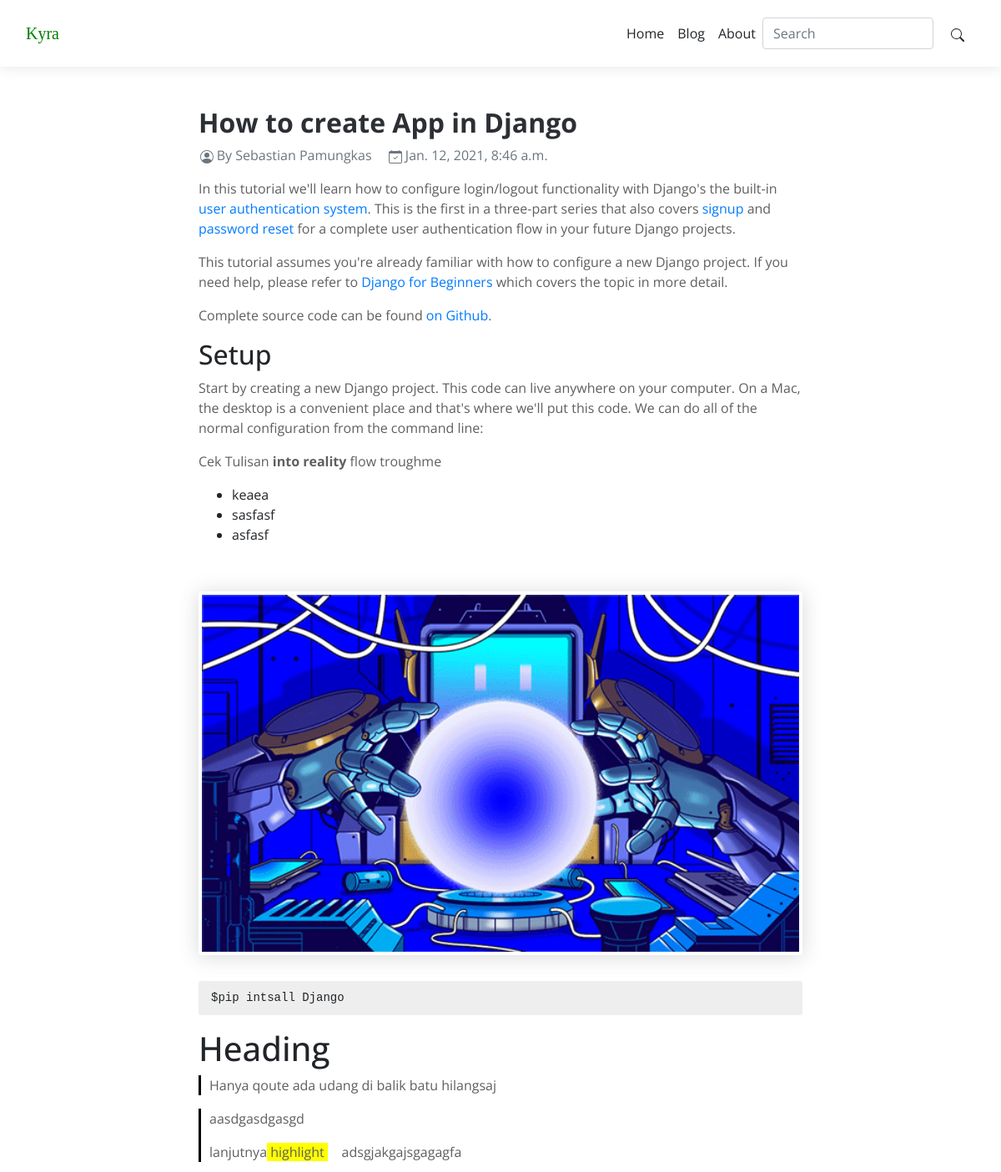
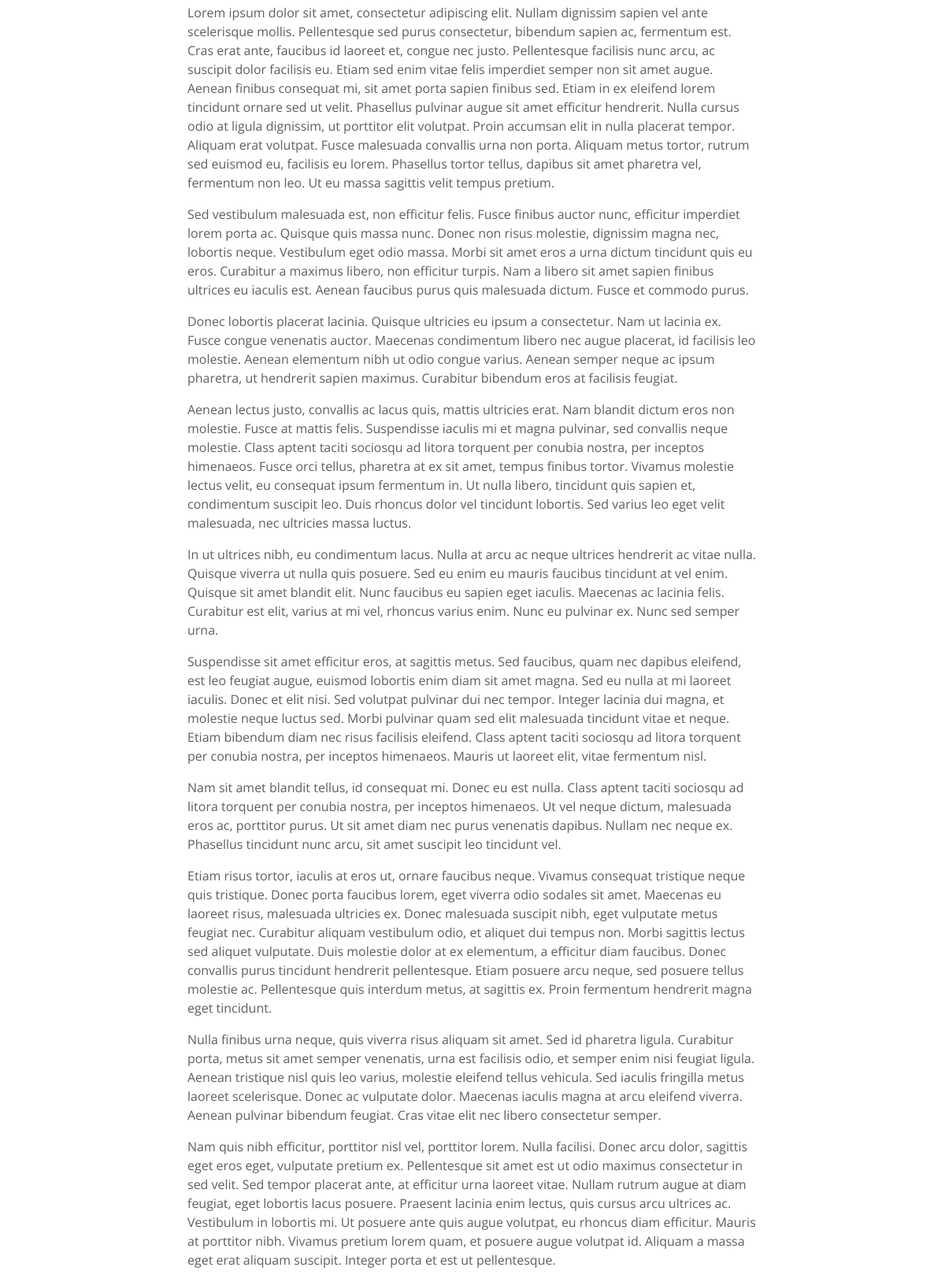
/blog/how-to-create-app-in-django/, run on the app's committed database (2 pictures, top to bottom).
### blog/models.py (models this page shows, shortened)
class Article(models.Model):
    author = models.CharField(max_length=90)
    title = models.CharField(max_length=255)
    snippet = models.CharField(max_length=100,blank=True)
    thumbnail = models.ImageField(upload_to='article/thumbnail',blank=True)
    slug = models.SlugField(allow_unicode=True,unique=True)
    text = SummernoteTextField()
    created_at = models.DateTimeField(auto_now=True)
    published_date = models.DateTimeField(blank=True,null=True)

### blog/views.py (the view)
# urls.py: path('<slug>/',views.ArticleDetailView.as_view(),name='detail'),
class ArticleDetailView(generic.DetailView):
    model = Article

### blog/templates/blog/article_detail.html (shortened to what this page needs)
{% extends 'base.html' %}
{% load bootstrap4 %}
{% block content %}
<div class="container mt-5 detail-article">
<h1 class="title-article">{{article.title}}</h1>
<ul class="post-meta">
<li class="text-secondary">
By {{article.author}}
</li>
<li class="text-secondary ml-3">
{{article.published_date}}
</li>
</ul>
{{article.text|safe}}
</div>
{% endblock %}

### static/css/master.css (style rules this page uses)
body { margin: 0; font-family: "Open Sans" !important; }
@media (min-width: 1199.98px) { .container { padding-left: 13em; padding-right: 13em; } }
@media (min-width: 1199.98px) { .post-meta li { list-style-type: none; display: inline-block; margin-left: -2.4em; } }
svg { overflow: hidden; }
.post-meta li { list-style-type: none; display: inline; margin-left: -2.4em; }
.detail-article img { margin-bottom: 15px; padding: .25rem; border: 0; vertical-align: middle; box-shadow: 0px 2px 25px 0px rgba(72, 76, 83, 0.22); border-radius: .25rem; max-width: 100%; height: auto; }
.title-article { color: #2c2f33; font-family: "Open Sans"; font-size: 32px; font-weight: bold; }
p { color: #5f5f5f !important }
blockquote { margin: 0px 0; color: #666; border-left: 3px solid black; padding-left: 10px; }
pre { background: #eee; padding: 10px 15px; border-radius: 3px; overflow: auto; color : '#' + Math.floor(Math.random()*16777215).toString(16); }

### data on the page
Article: title "How to create App in Django", author "Sebastian Pamungkas", published_date "Jan. 12, 2021, 8:46 a.m.", text "In this tutorial we'll learn how to configure login/logout functionality with Django's the built-in user authentication system . This is the first in a three-part series that also covers signup and password reset for a complete user authentication flow in your future Django projects. This tutorial assumes you're already familiar with how to configure a new Django project. If you need help, please refer to Django for Beginners which covers the topic in more detail. Complete source code can be found on Github . Setup Start by creating a new Django project. This code can live anywhere on your computer. On a Mac, the desktop is a convenient place and that's where we'll put this code. We can do…", text (picture)
